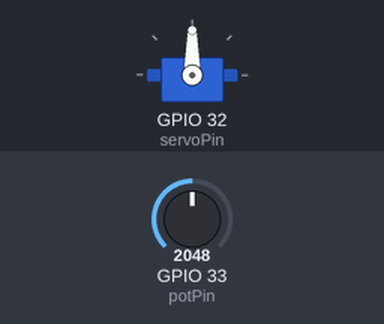
The sketch below on a simulated ESP32. Shown: servo. The test bench sets the inputs (shaded band); at power-on: GPIO 33 (potPin) = 2048.

Above: at 1.3 s.
1.4 s: GPIO 33 (potPin) set to 2866
At 2.7 s:
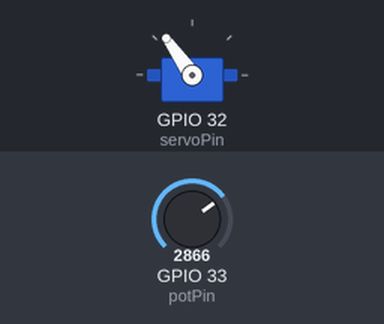
3.0 s: GPIO 33 (potPin) set to 3603
At 4.0 s:
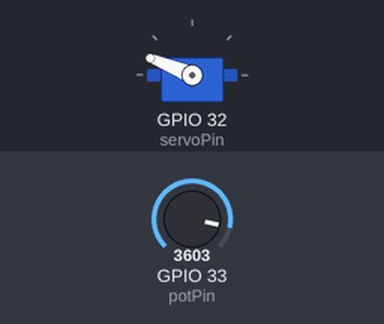
4.5 s: GPIO 33 (potPin) set to 4095
At 5.1 s:
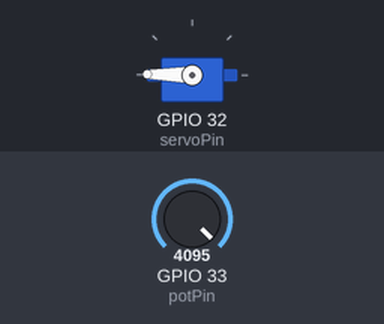
6.0 s: GPIO 33 (potPin) set to 1228
At 6.3 s:
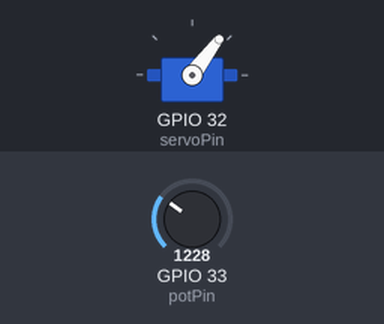
7.5 s: GPIO 33 (potPin) set to 491
At 8.7 s:
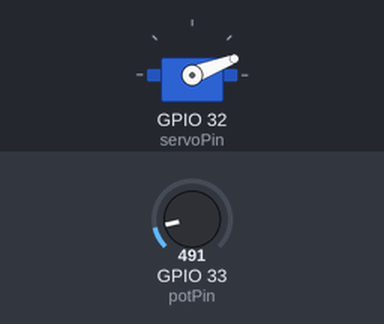
Timing chart, 0 to 10.0 s (numbered marks = the images above; inputs shaded):
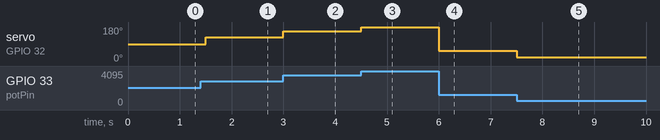

Measured:
- after the input at 1.4 s, servo on GPIO 32 (servoPin): 90° → 125° after 0.10 s
- after the input at 3.0 s, servo on GPIO 32 (servoPin): 125° → 158° at once
- after the input at 4.5 s, servo on GPIO 32 (servoPin): 158° → 179° at once
- after the input at 6.0 s, servo on GPIO 32 (servoPin): 179° → 53° at once
- after the input at 7.5 s, servo on GPIO 32 (servoPin): 53° → 21° at once

The sketch:

Servo_Poti_ESP32.ino
```cpp
/*
Project:  SG90 Servo mit Poti am ESP32  
Author:   Thomas Edlinger for www.edistechlab.com
Date:     Created 03.08.2020
Version:  V1.0
*/

#include <ESP32Servo.h>

Servo myservo;//Servo Objekt erstellen

const int servoPin = 32;  // GPIO pin 32 für den Servomotor
const int potPin = 33;    // ADC PIN 33 für Potenziometer
int val;

void setup(){
  myservo.setPeriodHertz(50);
  myservo.attach(servoPin);
}

void loop() {
  val = analogRead(potPin);
  val = map(val, 0, 4096, 0, 180);
  myservo.write(val);
  delay(500);
}
```
